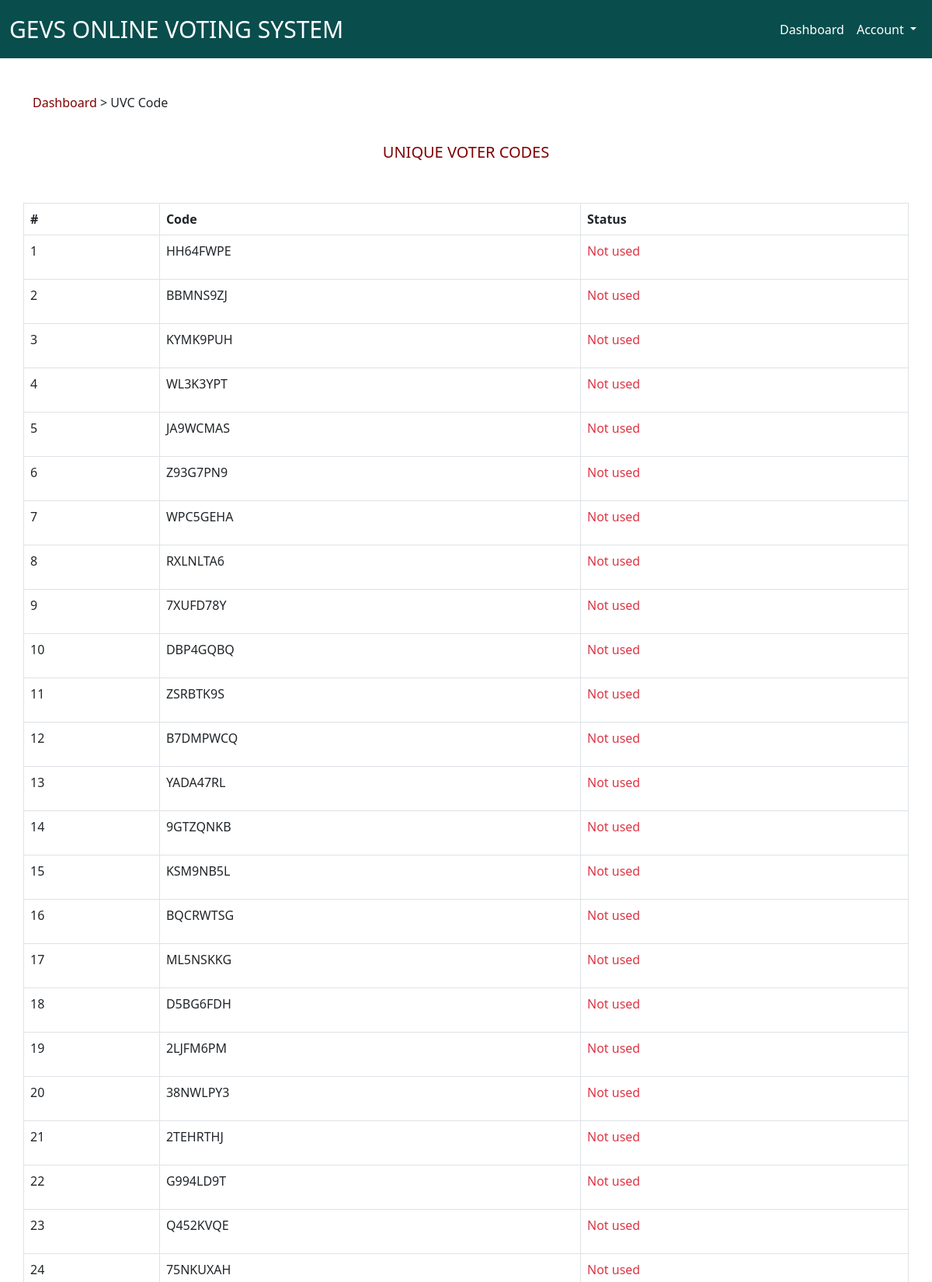
Page /electionOfficer/uvc.php (signed in, upper part) on the committed database.
### tables this page shows
CREATE TABLE `uvc` (
  `id` int(11) NOT NULL,
  `code` varchar(8) NOT NULL,
  `dateCreated` datetime DEFAULT current_timestamp(),
  `voter_id` int(11) DEFAULT NULL
);

### electionOfficer/uvc.php (the view, shortened to what this page needs)
<?php
include_once "./functions/functions.php";
$pdo = databaseConnection();
?>
<?= headerTemplate('ELECTION OFFICER | UVC'); ?>
<?= dashboardNavbarTemplate(); ?>
<div class="breadcrumb">
    <div class="container">
        <div class="row">
            <span><a href="index.php?page=electionOfficer/dashboard">Dashboard</a> > UVC Code</span>
        </div>
    </div>
</div>
<div class="page-heading text-center">
    <div class="container">
        <div class="row">
            <h3>UNIQUE VOTER CODES</h3>
        </div>
    </div>
</div>
<div class="table_list">
    <div class="container">
        <div class="row">
            <table class="table table-bordered">
                <?php
                $sql = $pdo->prepare("SELECT * FROM uvc");
                $sql->execute();
                $database_uvc = $sql->fetchAll(PDO::FETCH_ASSOC);
                $num = 1;
                ?>
                <thead>
                    <tr>
                        <th>#</th>
                        <th>Code</th>
                        <th>Status</th>
                    </tr>
                </thead>
                <?php foreach ($database_uvc as $uvc_codes) : ?>
                    <tbody>
                        <td><?= $num++ ?></td>
                        <td><?= $uvc_codes["code"]; ?></td>
                        <?php
                        if ($uvc_codes["voter_id"] == NULL) {
                        ?>
                            <td>
                                <p class="text-danger">Not used</p>
                            </td>
                        <?php } else { ?>
                            <td>
                                <p class="text-success">Already used</p>
                            </td>
                        <?php } ?>
                    </tbody>
                <?php endforeach; ?>
            </table>
        </div>
    </div>
</div>

### css/styles.css (style rules this page uses)
:root { --main-color: #fff; --primary-color: #094d4d; --secondary-color: #16a4a4; --tertiary-color: #800000; --dark-color: #000; }
* { margin: 0; padding: 0; box-sizing: border-box; scroll-behavior: smooth; }
.breadcrumb { margin-top: 45px; }
.breadcrumb a { text-decoration: none; color: var(--tertiary-color); }
.page-heading { margin-top: 40px; }
.page-heading h3 { font-size: 20px; color: var(--tertiary-color); font-weight: 400; }
.table_list { margin: 45px 0; }

### rows in the picture
uvc: code "HH64FWPE", shows "Not used"
uvc: code "BBMNS9ZJ", shows "Not used"
uvc: code "KYMK9PUH", shows "Not used"
uvc: code "WL3K3YPT", shows "Not used"
uvc: code "JA9WCMAS", shows "Not used"
uvc: code "Z93G7PN9", shows "Not used"
uvc: code "WPC5GEHA", shows "Not used"
uvc: code "RXLNLTA6", shows "Not used"
uvc: code "7XUFD78Y", shows "Not used"
uvc: code "DBP4GQBQ", shows "Not used"
uvc: code "ZSRBTK9S", shows "Not used"
uvc: code "B7DMPWCQ", shows "Not used"
uvc: code "YADA47RL", shows "Not used"
uvc: code "9GTZQNKB", shows "Not used"
uvc: code "KSM9NB5L", shows "Not used"
uvc: code "BQCRWTSG", shows "Not used"
uvc: code "ML5NSKKG", shows "Not used"
uvc: code "D5BG6FDH", shows "Not used"
uvc: code "2LJFM6PM", shows "Not used"
uvc: code "38NWLPY3", shows "Not used"
uvc: code "2TEHRTHJ", shows "Not used"
uvc: code "G994LD9T", shows "Not used"
uvc: code "Q452KVQE", shows "Not used"
uvc: code "75NKUXAH", shows "Not used"
